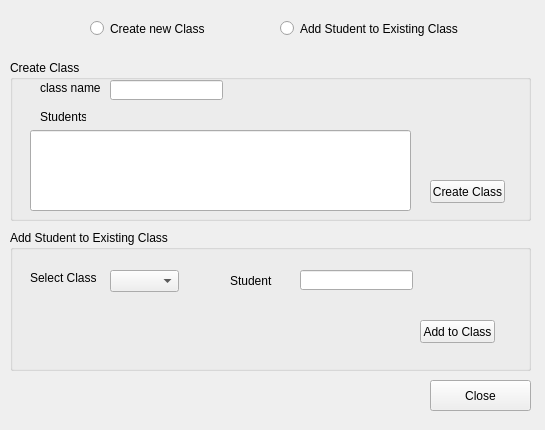
<?xml version="1.0" encoding="UTF-8"?>
<ui version="4.0">
 <class>AddStudent</class>
 <widget class="QWidget" name="AddStudent">
  <property name="geometry">
   <rect>
    <x>0</x>
    <y>0</y>
    <width>545</width>
    <height>430</height>
   </rect>
  </property>
  <property name="windowTitle">
   <string>Form</string>
  </property>
  <widget class="QPushButton" name="pushButton">
   <property name="geometry">
    <rect>
     <x>430</x>
     <y>380</y>
     <width>101</width>
     <height>31</height>
    </rect>
   </property>
   <property name="text">
    <string>Close</string>
   </property>
  </widget>
  <widget class="QGroupBox" name="groupBox">
   <property name="geometry">
    <rect>
     <x>10</x>
     <y>60</y>
     <width>521</width>
     <height>161</height>
    </rect>
   </property>
   <property name="title">
    <string>Create Class</string>
   </property>
   <widget class="QPushButton" name="pushButton_2">
    <property name="geometry">
     <rect>
      <x>420</x>
      <y>120</y>
      <width>75</width>
      <height>23</height>
     </rect>
    </property>
    <property name="text">
     <string>Create Class</string>
    </property>
   </widget>
   <widget class="QLineEdit" name="lineEdit">
    <property name="geometry">
     <rect>
      <x>100</x>
      <y>20</y>
      <width>113</width>
      <height>20</height>
     </rect>
    </property>
   </widget>
   <widget class="QLabel" name="label">
    <property name="geometry">
     <rect>
      <x>30</x>
      <y>20</y>
      <width>61</width>
      <height>16</height>
     </rect>
    </property>
    <property name="text">
     <string>class name</string>
    </property>
   </widget>
   <widget class="QLabel" name="label_2">
    <property name="geometry">
     <rect>
      <x>30</x>
      <y>50</y>
      <width>46</width>
      <height>13</height>
     </rect>
    </property>
    <property name="text">
     <string>Students</string>
    </property>
   </widget>
   <widget class="QLineEdit" name="lineEdit_3">
    <property name="geometry">
     <rect>
      <x>20</x>
      <y>70</y>
      <width>381</width>
      <height>81</height>
     </rect>
    </property>
    <property name="toolTip">
     <string>&lt;html&gt;&lt;head/&gt;&lt;body&gt;&lt;p align=&quot;justify&quot;&gt;dffd&lt;/p&gt;&lt;/body&gt;&lt;/html&gt;</string>
    </property>
    <property name="whatsThis">
     <string>&lt;html&gt;&lt;head/&gt;&lt;body&gt;&lt;p align=&quot;justify&quot;&gt;&lt;br/&gt;&lt;/p&gt;&lt;/body&gt;&lt;/html&gt;</string>
    </property>
   </widget>
  </widget>
  <widget class="QGroupBox" name="groupBox_2">
   <property name="geometry">
    <rect>
     <x>10</x>
     <y>230</y>
     <width>521</width>
     <height>141</height>
    </rect>
   </property>
   <property name="title">
    <string>Add Student to Existing Class</string>
   </property>
   <widget class="QComboBox" name="comboBox">
    <property name="geometry">
     <rect>
      <x>100</x>
      <y>40</y>
      <width>69</width>
      <height>22</height>
     </rect>
    </property>
   </widget>
   <widget class="QLabel" name="label_3">
    <property name="geometry">
     <rect>
      <x>20</x>
      <y>40</y>
      <width>81</width>
      <height>16</height>
     </rect>
    </property>
    <property name="text">
     <string>Select Class</string>
    </property>
   </widget>
   <widget class="QLineEdit" name="lineEdit_2">
    <property name="geometry">
     <rect>
      <x>290</x>
      <y>40</y>
      <width>113</width>
      <height>20</height>
     </rect>
    </property>
   </widget>
   <widget class="QLabel" name="label_4">
    <property name="geometry">
     <rect>
      <x>220</x>
      <y>40</y>
      <width>46</width>
      <height>21</height>
     </rect>
    </property>
    <property name="text">
     <string>Student</string>
    </property>
   </widget>
   <widget class="QPushButton" name="pushButton_3">
    <property name="geometry">
     <rect>
      <x>410</x>
      <y>90</y>
      <width>75</width>
      <height>23</height>
     </rect>
    </property>
    <property name="text">
     <string>Add to Class</string>
    </property>
   </widget>
  </widget>
  <widget class="QRadioButton" name="radioButton">
   <property name="geometry">
    <rect>
     <x>90</x>
     <y>20</y>
     <width>131</width>
     <height>17</height>
    </rect>
   </property>
   <property name="text">
    <string>Create new Class</string>
   </property>
  </widget>
  <widget class="QRadioButton" name="radioButton_2">
   <property name="geometry">
    <rect>
     <x>280</x>
     <y>20</y>
     <width>181</width>
     <height>17</height>
    </rect>
   </property>
   <property name="text">
    <string>Add Student to Existing Class</string>
   </property>
  </widget>
 </widget>
 <resources/>
 <connections>
  <connection>
   <sender>pushButton_2</sender>
   <signal>clicked()</signal>
   <receiver>AddStudent</receiver>
   <slot>createNewClass()</slot>
   <hints>
    <hint type="sourcelabel">
     <x>475</x>
     <y>189</y>
    </hint>
    <hint type="destinationlabel">
     <x>628</x>
     <y>176</y>
    </hint>
   </hints>
  </connection>
  <connection>
   <sender>radioButton_2</sender>
   <signal>clicked()</signal>
   <receiver>AddStudent</receiver>
   <slot>existingClassRadio()</slot>
   <hints>
    <hint type="sourcelabel">
     <x>343</x>
     <y>22</y>
    </hint>
    <hint type="destinationlabel">
     <x>343</x>
     <y>-29</y>
    </hint>
   </hints>
  </connection>
  <connection>
   <sender>radioButton</sender>
   <signal>clicked()</signal>
   <receiver>AddStudent</receiver>
   <slot>newClassRadio()</slot>
   <hints>
    <hint type="sourcelabel">
     <x>182</x>
     <y>27</y>
    </hint>
    <hint type="destinationlabel">
     <x>193</x>
     <y>-69</y>
    </hint>
   </hints>
  </connection>
  <connection>
   <sender>pushButton</sender>
   <signal>clicked()</signal>
   <receiver>AddStudent</receiver>
   <slot>close()</slot>
   <hints>
    <hint type="sourcelabel">
     <x>490</x>
     <y>401</y>
    </hint>
    <hint type="destinationlabel">
     <x>484</x>
     <y>509</y>
    </hint>
   </hints>
  </connection>
  <connection>
   <sender>pushButton_3</sender>
   <signal>clicked()</signal>
   <receiver>AddStudent</receiver>
   <slot>addNewStudent()</slot>
   <hints>
    <hint type="sourcelabel">
     <x>472</x>
     <y>327</y>
    </hint>
    <hint type="destinationlabel">
     <x>709</x>
     <y>324</y>
    </hint>
   </hints>
  </connection>
 </connections>
 <slots>
  <slot>createNewClass()</slot>
  <slot>existingClassRadio()</slot>
  <slot>newClassRadio()</slot>
  <slot>addNewStudent()</slot>
 </slots>
</ui>
